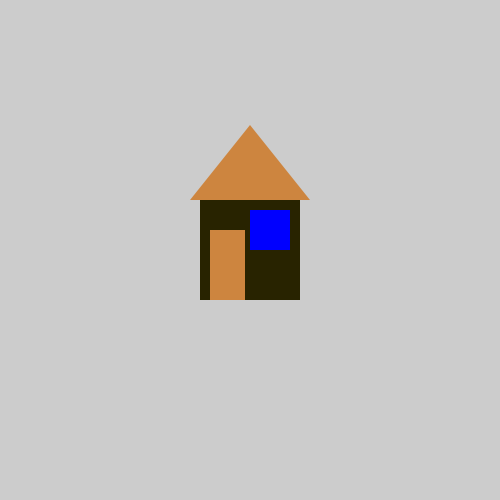
Frame 1 (no input)
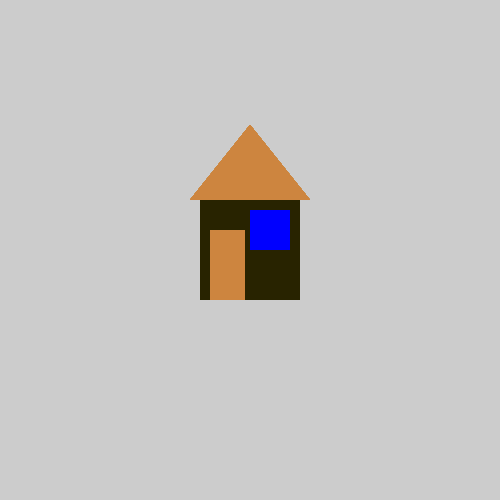
Frame 60 (the mouse pressed at the canvas centre just before this capture)
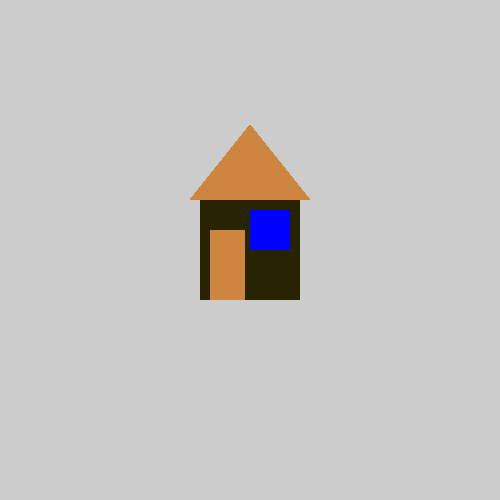
Frame 120 (the mouse held since frame 60 and released just before this capture)

The Processing sketch that drew these frames (run headless with seeded random() and noise(); from frame 60 on, the mouse is pressed at the canvas centre):

// Processing sketch: house
// ── house.pde
void setup() {
 size(500, 500); 
}

void draw() {
  // build a house!
  noStroke();
  fill(40,35,0);
  rect (200,200,100,100);
  fill (205,133,63);
  triangle(190,200,250,125,310,200);
  fill(0,0,300);
  rect (250,210,40,40);
  fill (205,133,63);
  rect (210,230,35,70);
}
